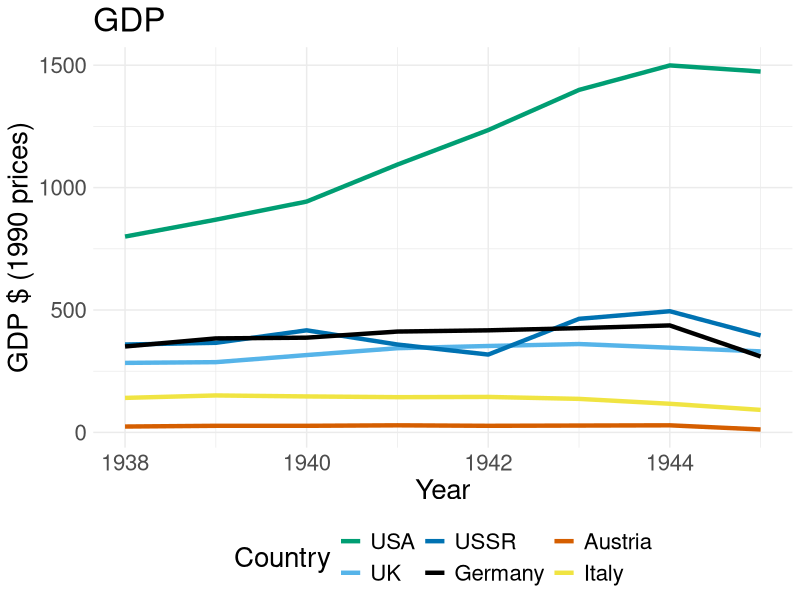
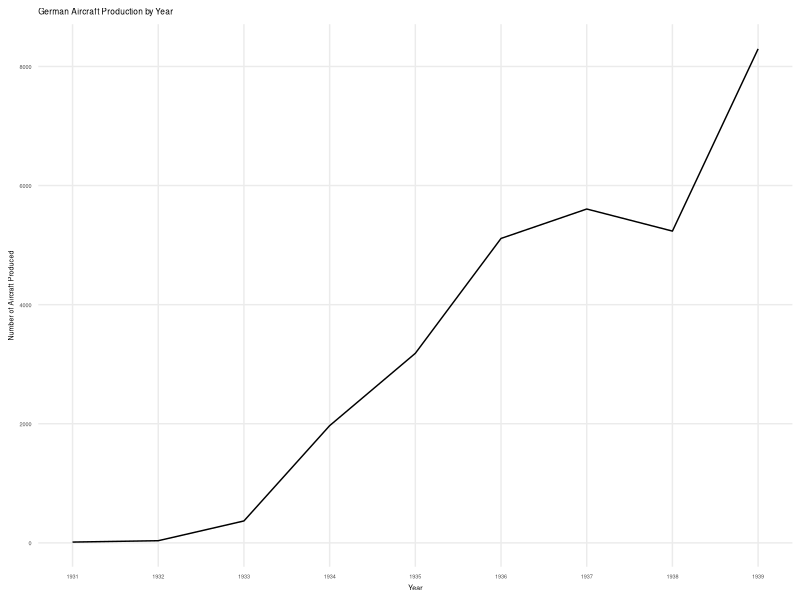
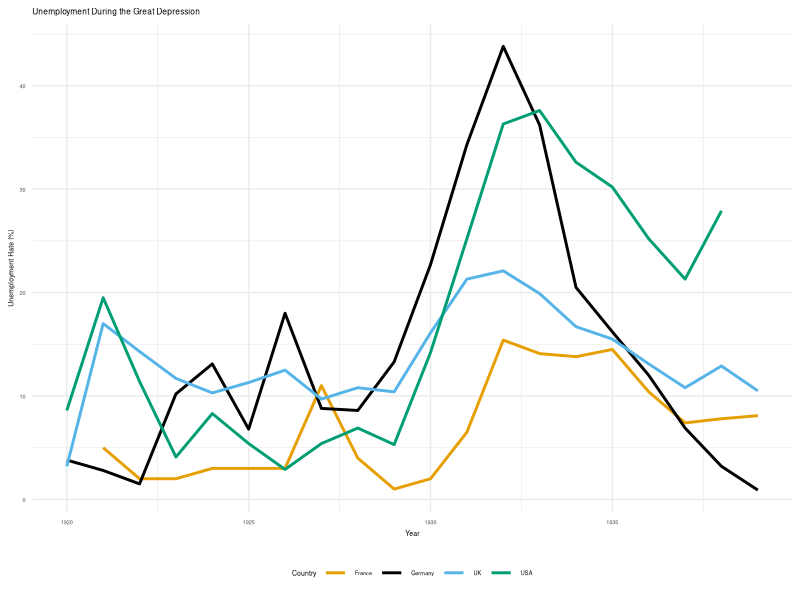
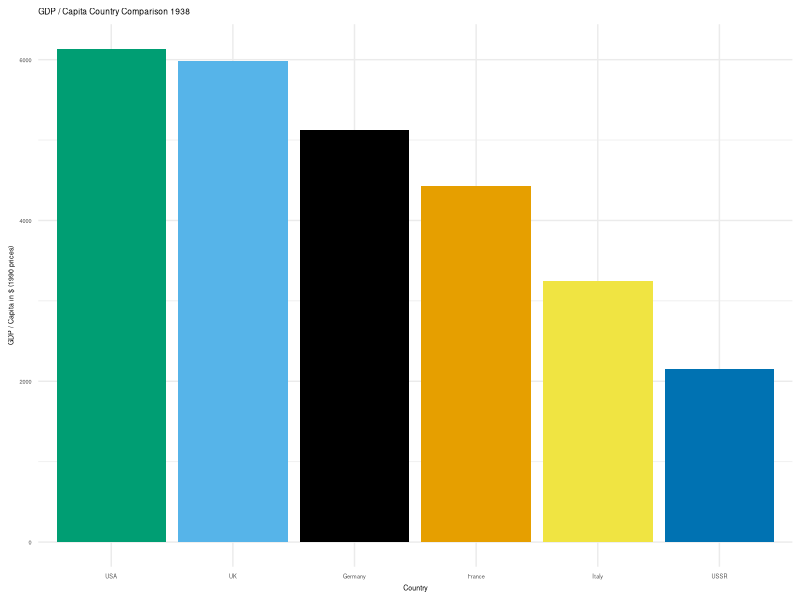

The R script that drew these images, in order: (Note: this script raises an error after producing the figures.)
library(ggplot2)
library(dplyr)
library(reshape)


ac_prod_30s = read.csv('data/additional_plots/annual_aircraft_production_germany_31_39.csv')
scaleFUN <- function(x) sprintf("%.2f", x)
library(ggplot2); library(scales)

ac_prod_30s_plot = ac_prod_30s %>% ggplot(aes(x = Year, y = round(aircraft_produced))) + geom_line()+
  xlab('Year') + ylab('Number of Aircraft Produced') +
  ggtitle('German Aircraft Production by Year') + theme_minimal()+
  scale_x_continuous(breaks= pretty_breaks(n=9))+ 
  theme(legend.position="bottom", text = element_text(size = 5), panel.grid.minor = element_blank())


ggsave(ac_prod_30s_plot, file="plots/ac_prod_30s.png",width = 1000, height = 1000/((1+sqrt(5))/2), units = "px",limitsize = FALSE)
##

library(RColorBrewer)

#define custom color scale
colorBlindBlack8  <- c("#000000", "#E69F00", "#56B4E9", "#009E73", 
                       "#F0E442", "#0072B2", "#D55E00")

names(colorBlindBlack8) <- c( "Germany", "France","UK", "USA", "Italy", "USSR", "Austria")
custom_colors <- scale_colour_manual(name = "Country", values = colorBlindBlack8)


unemployment_gd = read.csv('data/additional_plots/unemployment_great_depression.csv')
colnames(unemployment_gd)[1] = "Year"
colnames(unemployment_gd)[5] = "USA"

unemployment_gd_melt = melt(unemployment_gd[,1:5], id.vars = c('Year'))
colnames(unemployment_gd_melt) = c('Year', 'Country', 'Unemployment_Rate')
unemployment_great_depression_plot = unemployment_gd_melt %>% ggplot(aes(x = Year, y = Unemployment_Rate, group = Country, colour = Country)) + 
  geom_line(size = 1) + theme_minimal() + scale_colour_manual(name = "Country", values = colorBlindBlack8[1:4]) + 
  ylab('Unemployment Rate (%)') + ggtitle("Unemployment During the Great Depression")+
  theme(legend.position="bottom", text = element_text(size = 5))


ggsave(unemployment_great_depression_plot, file="plots/unemployment_great_depression_plot.png",width = 1000, height = 1000/((1+sqrt(5))/2), units = "px",limitsize = FALSE)


gdp_capita_1938 = read.csv('data/additional_plots/gdp_capita_1938.csv')
colnames(gdp_capita_1938)[1] = 'Country'
gdp_capita_1938 = gdp_capita_1938 %>% mutate(Country = factor(Country, levels = gdp_capita_1938[order(-gdp_capita_1938[,'gdp_capita']), 'Country']))
gdp_capita_1938_plot = gdp_capita_1938 %>% ggplot(aes(x = Country, y = gdp_capita, fill = Country)) + geom_bar(stat = "identity")+ theme_minimal()+
  scale_fill_manual(name = "Country", values = colorBlindBlack8[1:6])+
  theme(legend.position="None", text = element_text(size = 5)) +
  ggtitle('GDP / Capita Country Comparison 1938') + 
  ylab('GDP / Capita in $ (1990 prices)')
ggsave(gdp_capita_1938_plot, file="plots/gdp_capita_1938_plot.png",width = 1000, height = 1000/((1+sqrt(5))/2), units = "px",limitsize = FALSE)



gdp_countries_1939_1945 = read.csv('data/additional_plots/gdp_countries_1939_1945.csv')
colnames(gdp_countries_1939_1945)[2] = 'USA'
colnames(gdp_countries_1939_1945)[1] = 'Year'
gdp_countries_1939_1945_melt = melt(gdp_countries_1939_1945, id.vars = "Year")
colnames(gdp_countries_1939_1945_melt) = c("Year", "Country", "GDP")

gdp_countries_1939_1945_melt %>% ggplot(aes(x = Year, y = GDP, group = Country, colour = Country)) + 
  geom_line(size = 1.5) + theme_minimal() + scale_colour_manual(name = "Country", values = colorBlindBlack8[-2]) + 
  ylab('GDP $ (1990 prices)') + ggtitle("GDP")+
  theme(legend.position="bottom", text = element_text(size = 20), )

c(as.character(unemployment_gd_melt[,'Country']),
  as.character(gdp_capita_1938[,'Country']),
  as.character(gdp_countries_1939_1945_melt[,'Country'])) %>% unique()



plane_records = read.csv('data/additional_plots/plane_speed_records.csv')
plane_records = plane_records %>% mutate(date = as.Date(Date, '%m/%d/%Y'))
plane_records = do.call(rbind,lapply(plane_records[,'date'], function(x) plane_records %>% subset( date <= x) %>% top_n(1,mph)))
plane_records = unique(plane_records)
ggplot(plane_records, aes(x = date, y = as.numeric(mph), label = Country)) + geom_text_repel() +geom_step()
plane_records[which(plane_records[,'Country'] == 'US'),'Country'] = 'USA'


airplaine_speed_records = ggplot() + geom_text_repel(data = plane_records, aes(x = date, y = as.numeric(mph), label = Country, colour = Country), max.overlaps= 100, label.size = .5, size = 1) + 
  geom_step(data = plane_records, aes(x = date, y = as.numeric(mph)))+
  theme_minimal() + theme(text = element_text(size=5),legend.position = 'None') +
  ylab('Aircraft Speed Record (MPH)') +
  xlab('Date (Year)') +
  ggtitle('Aircraft Speed Records by Date and Country') + 
  scale_colour_manual(name = "Country", values = colorBlindBlack8[1:5]) 

ggsave(airplaine_speed_records, file="plots/airplaine_speed_records.png",width = 1000, height = 1000/((1+sqrt(5))/2), units = "px",limitsize = FALSE)
